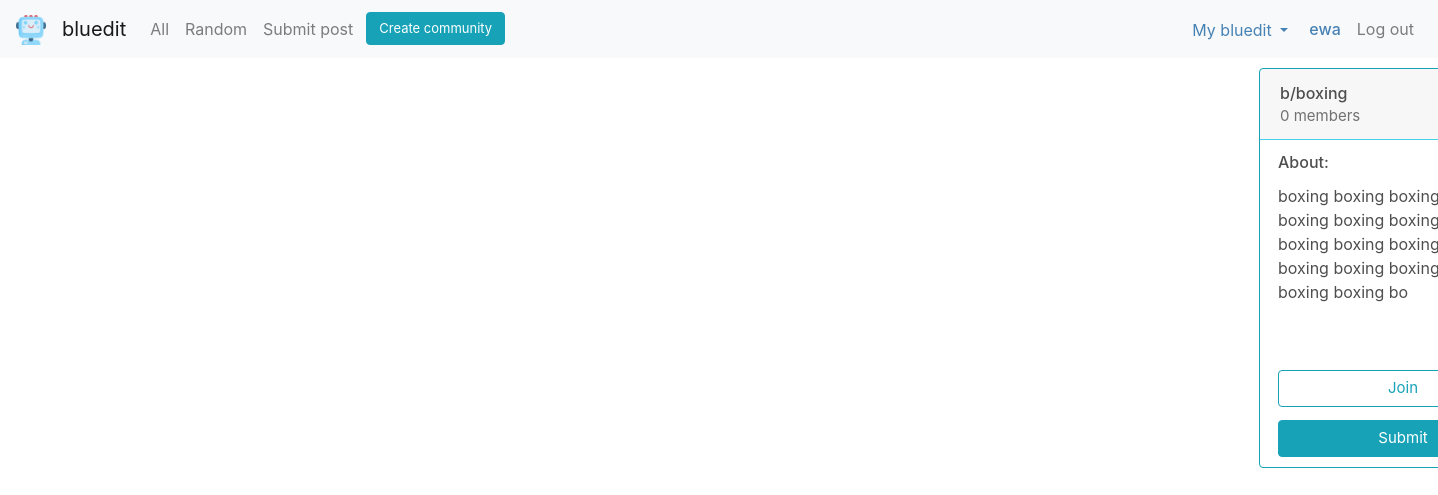
The app's page /b/boxing (signed in), older data.
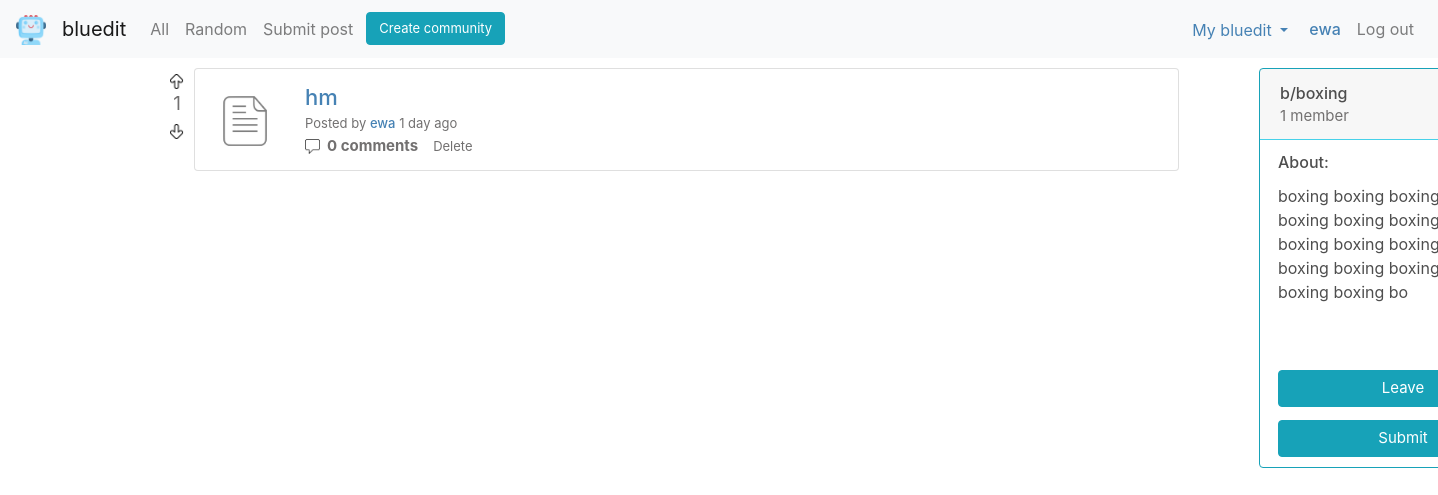
The same page, newer data.
### bluedit/models.py (models this page shows)
class Post(models.Model):
    title = models.CharField(max_length=64)
    description = models.CharField(max_length=512, null=True)
    image = models.URLField(null=True)
    date = models.DateTimeField(auto_now_add=True)
    user = models.ForeignKey(User, on_delete=models.CASCADE, related_name='posts')
    subbluedit = models.ForeignKey(Subbluedit, on_delete=models.CASCADE, related_name='posts')
    vote_count = models.IntegerField(default=0)
    class Meta:
        ordering = ['-date']

class User(AbstractUser):
    pass

### bluedit/views.py (the view)
# urls.py: path('b/<str:name>', views.subbluedit, name='subbluedit'),
def subbluedit(request, name):
    check = Subbluedit.objects.filter(name=name).exists()
    if check:
        votelist = []
        comment_count = []
        post_type = []
        sub = Subbluedit.objects.get(name=name)
        posts = sub.posts.all()
        user_id = request.user.id
        if request.user.is_authenticated:
            user = User.objects.get(pk=user_id)
            if user not in sub.members.all():
                type = 'join'
            else:
                type = 'leave'
        else:
            type = 'join'
        zipped = post_list(request, posts)
        member_count = sub.members.all().count()
        return render(request, 'bluedit/subbluedit.html', {
                    'sub': sub,
                    'posts': posts,
                    'type': type,
                    'zipped': zipped,
                    'member_count': member_count
                })
    else:
        message = "Sorry, this page doesn't exist"
        return render(request, 'bluedit/apology.html', {
            'message': message
        })

### bluedit/context_processors.py (called while the page is built)
def sub_list(request):
    try:
        user_id = request.user.id
        user = User.objects.get(pk=user_id)
        sub_list = user.subs.all()
        subs = []
        for sub in sub_list:
            subs.append(sub.name)
    except User.DoesNotExist:
        subs = []
    return {
        'subs': subs
    }

### bluedit/templates/bluedit/subbluedit.html (shortened to what this page needs)
{% extends 'bluedit/layout.html' %}
{% load crispy_forms_tags %}
{% load static %}
{% block body %}
<div class="row">
  <div class="col">
    {% include 'bluedit/blocks/post-list-sub.html' %}
    </div>
        {% include 'bluedit/blocks/card-block-join.html' %}
    </div>
  </div>
</div>
{% endblock %}

### bluedit/templates/bluedit/blocks/post-list-sub.html (shortened to what this page needs)
{% load static %}
<div class="post-list">
{% for post, vote_type, date, timeunit, comment_count, post_type in zipped %}
<div id="post-block-{{post.id}}">
  <div class="row">
    <div class="vote" hx-target="this" hx-swap="outerHTML">
      {% if user.is_authenticated %}
      <div class="vote-top-post" hx-headers='{"X-CSRFToken": "{{ csrf_token }}"}'>
          {% if vote_type == 'up' %}
          <a  href="#" hx-put="{% url 'vote' 'post' post.id 'up' %}"><img src="{% static 'images/arrow-up-full.png' %}" width="15" height="15" alt=""></a>
          {% else %}
          <a  href="#" hx-put="{% url 'vote' 'post' post.id 'up' %}"><img src="{% static 'images/arrow-up.png' %}" width="15" height="15" alt=""></a>
          {% endif %}
      </div>
      <div id="vote_count" class="vote-count">
          {{ post.vote_count }}
      </div>
      <div class="vote-bottom-post" hx-headers='{"X-CSRFToken": "{{ csrf_token }}"}'>
          {% if vote_type == 'down' %}
          <a  href="#" hx-put="{% url 'vote' 'post' post.id 'down' %}"><img src="{% static 'images/arrow-down-full.png' %}" width="15" height="15" alt=""></a>
          {% else %}
          <a  href="#" hx-put="{% url 'vote' 'post' post.id 'down' %}"><img src="{% static 'images/arrow-down.png' %}" width="15" height="15" alt=""></a>
          {% endif %}
      </div>
      {% endif %}
  </div>
<div class="col" style="padding-left: 5px;">
    <li class="list-group-item">
      <ul class="list-group">
        <div class="row">
          <div class='post-image'>
            {% if post_type == 'image' %}
            <a href="{% url 'post' post.id %}"><img src="{{post.image}}" width="90" height="70" alt=""></a>
            {% elif post_type == 'text' %}
            <a href="{% url 'post' post.id %}"><img id='icon' style='margin-right: 10px; margin-left: 10px;' src="{% static 'images/text3.ico' %}" width="70" height="70" alt=""></a>
            {% endif %}
          </div>
        <div>
          <div class="title-view">
            <a class='title-view'href="{% url 'post' post.id %}">{{post.title}}</a>
          </div>
        <div>
        <div class='row'>
          <li class="option" style="padding-left: 5px;">Posted by
            <a id='name' href='{% url "user" post.user.username %}'>{{post.user.username}}</a>
            {% if timeunit == 'second' %}
                     less than a minute ago
                    {% else %}
                    {{date}} {{timeunit}}{% if date != 1 %}s{% endif %} ago
                    {% endif %}
        </div>
        <div class="row">
          <li><a class="comment-option" href="{% url 'post' post.id %}"><img style='margin-right: 7px;' src="{% static 'images/comment.png' %}" width="15" height="15" alt="">{{comment_count}} comments </a></li>
          {% if user.is_authenticated %}
            {% if request.user == post.user %}
              <li style="margin-left: 5px;"><a hx-headers='{"X-CSRFToken": "{{ csrf_token }}"}' class='option' href="#" hx-target='this' hx-swap='outerHTML' hx-delete="{% url 'delete' post.id 'post' %}">Delete</a></li>
            {% endif %}
          {% endif %}
        </div>
      </div>
      </ul>
    </li>
    </div>
  </div>
</div>
  {% endfor %}
  <br>
</div>

### bluedit/templates/bluedit/join.html
<div id='join_leave_target'>
  <div class="card-header" style="border-color: rgb(71, 209, 233);">
    <div style="font-weight: 500; color: rgb(78, 78, 78);"><a class='sub-link' style="margin-left: 0px;" href='{% url "subbluedit" sub.name %}'>b/{{sub.name}}</a></div>
    <div style="font-size: 15px; color:rgb(114, 112, 112);">{{member_count}} {% if member_count == 1 %} member {% else %} members {% endif %}</div>
  </div>
  <div class='card-text' style="font-weight: 500; ">About:</div>
  <div class='card-text' style="font-weight: 400; margin-right: 18px; justify-content: center;"> {{sub.description}}</div>
  {% if user.is_authenticated %}
    <div class="join" hx-target="#join_leave_target" hx-swap="outerHTML">
      <div hx-headers='{"X-CSRFToken": "{{ csrf_token }}"}'>
      {% if type == 'join' %}
          <a href="#" hx-put="{% url 'join' sub.id 'join' %}"><button id='join_leave' class="btn btn-outline-info">Join</button></a>
      {% elif type == 'leave' %}
          <a href="#" hx-put="{% url 'join' sub.id 'leave' %}"><button id='join_leave' class="btn btn-info">Leave</button></a>
      {% endif %}
      </div>
    </div>
  {% else %}
      <a href="{% url 'login' %}"><button id='join_leave' class="btn btn-outline-info">Join</button></a>
  {% endif %}
</div>

Row changes from the older to the newer data that the page shows:
added Post: vote_count "1", title "hm", user.username "ewa", date "1", timeunit "day", comment_count "0"
Text that changed along with them:
{{ member_count }}: "0" → "1"
text no longer shown: "members Join"
text now shown: "member Leave"
